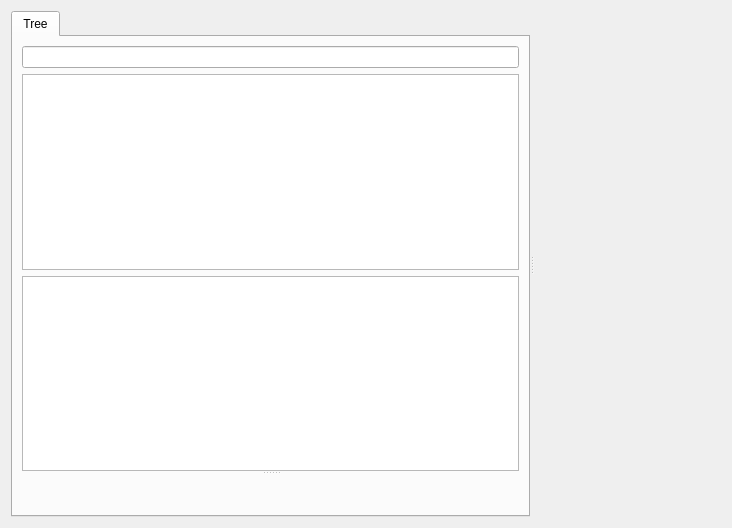
<?xml version="1.0" encoding="UTF-8"?>
<ui version="4.0">
 <class>GammaRay::WidgetInspectorWidget</class>
 <widget class="QWidget" name="GammaRay::WidgetInspectorWidget">
  <property name="geometry">
   <rect>
    <x>0</x>
    <y>0</y>
    <width>732</width>
    <height>528</height>
   </rect>
  </property>
  <layout class="QVBoxLayout" name="verticalLayout_4">
   <item>
    <widget class="QSplitter" name="mainSplitter">
     <property name="orientation">
      <enum>Qt::Horizontal</enum>
     </property>
     <widget class="QWidget" name="mainLayoutWidget">
      <layout class="QVBoxLayout" name="verticalLayout">
       <item>
        <widget class="QTabWidget" name="tabWidget">
         <property name="currentIndex">
          <number>0</number>
         </property>
         <widget class="QWidget" name="widgetTreeTab">
          <attribute name="title">
           <string>Tree</string>
          </attribute>
          <layout class="QVBoxLayout" name="verticalLayout_3">
           <item>
            <widget class="QSplitter" name="previewSplitter">
             <property name="orientation">
              <enum>Qt::Vertical</enum>
             </property>
             <widget class="QWidget" name="layoutWidget">
              <layout class="QVBoxLayout" name="verticalLayout_2">
               <item>
                <widget class="QLineEdit" name="widgetSearchLine"/>
               </item>
               <item>
                <widget class="GammaRay::ObjectsFavoriteView" name="favoritesTreeView"/>
               </item>
               <item>
                <widget class="GammaRay::DeferredTreeView" name="widgetTreeView">
                 <property name="contextMenuPolicy">
                  <enum>Qt::CustomContextMenu</enum>
                 </property>
                 <property name="uniformRowHeights">
                  <bool>true</bool>
                 </property>
                </widget>
               </item>
              </layout>
             </widget>
             <widget class="QWidget" name="widgetPreviewContainer" native="true"/>
            </widget>
           </item>
          </layout>
         </widget>
        </widget>
       </item>
      </layout>
     </widget>
     <widget class="GammaRay::PropertyWidget" name="widgetPropertyWidget" native="true"/>
    </widget>
   </item>
  </layout>
  <action name="actionSaveAsImage">
   <property name="text">
    <string>Save as &amp;Image...</string>
   </property>
   <property name="toolTip">
    <string>Save currently selected widget as image.</string>
   </property>
  </action>
  <action name="actionSaveAsSvg">
   <property name="text">
    <string>Save as &amp;SVG...</string>
   </property>
   <property name="toolTip">
    <string>Renders the currently selected image as SVG vector graphic.</string>
   </property>
  </action>
  <action name="actionSaveAsUiFile">
   <property name="text">
    <string>Save as &amp;UI file...</string>
   </property>
   <property name="toolTip">
    <string>Saves the currently selected widget as a Qt designer UI file.</string>
   </property>
  </action>
  <action name="actionAnalyzePainting">
   <property name="text">
    <string>&amp;Analyze Painting...</string>
   </property>
   <property name="shortcut">
    <string>F9</string>
   </property>
  </action>
 </widget>
 <customwidgets>
  <customwidget>
   <class>GammaRay::DeferredTreeView</class>
   <extends>QTreeView</extends>
   <header location="global">ui/deferredtreeview.h</header>
  </customwidget>
  <customwidget>
   <class>GammaRay::PropertyWidget</class>
   <extends>QWidget</extends>
   <header location="global">ui/propertywidget.h</header>
   <container>1</container>
  </customwidget>
  <customwidget>
   <class>GammaRay::ObjectsFavoriteView</class>
   <extends>QTreeView</extends>
   <header location="global">ui/objectsfavoriteview.h</header>
  </customwidget>
 </customwidgets>
 <resources/>
 <connections/>
</ui>
